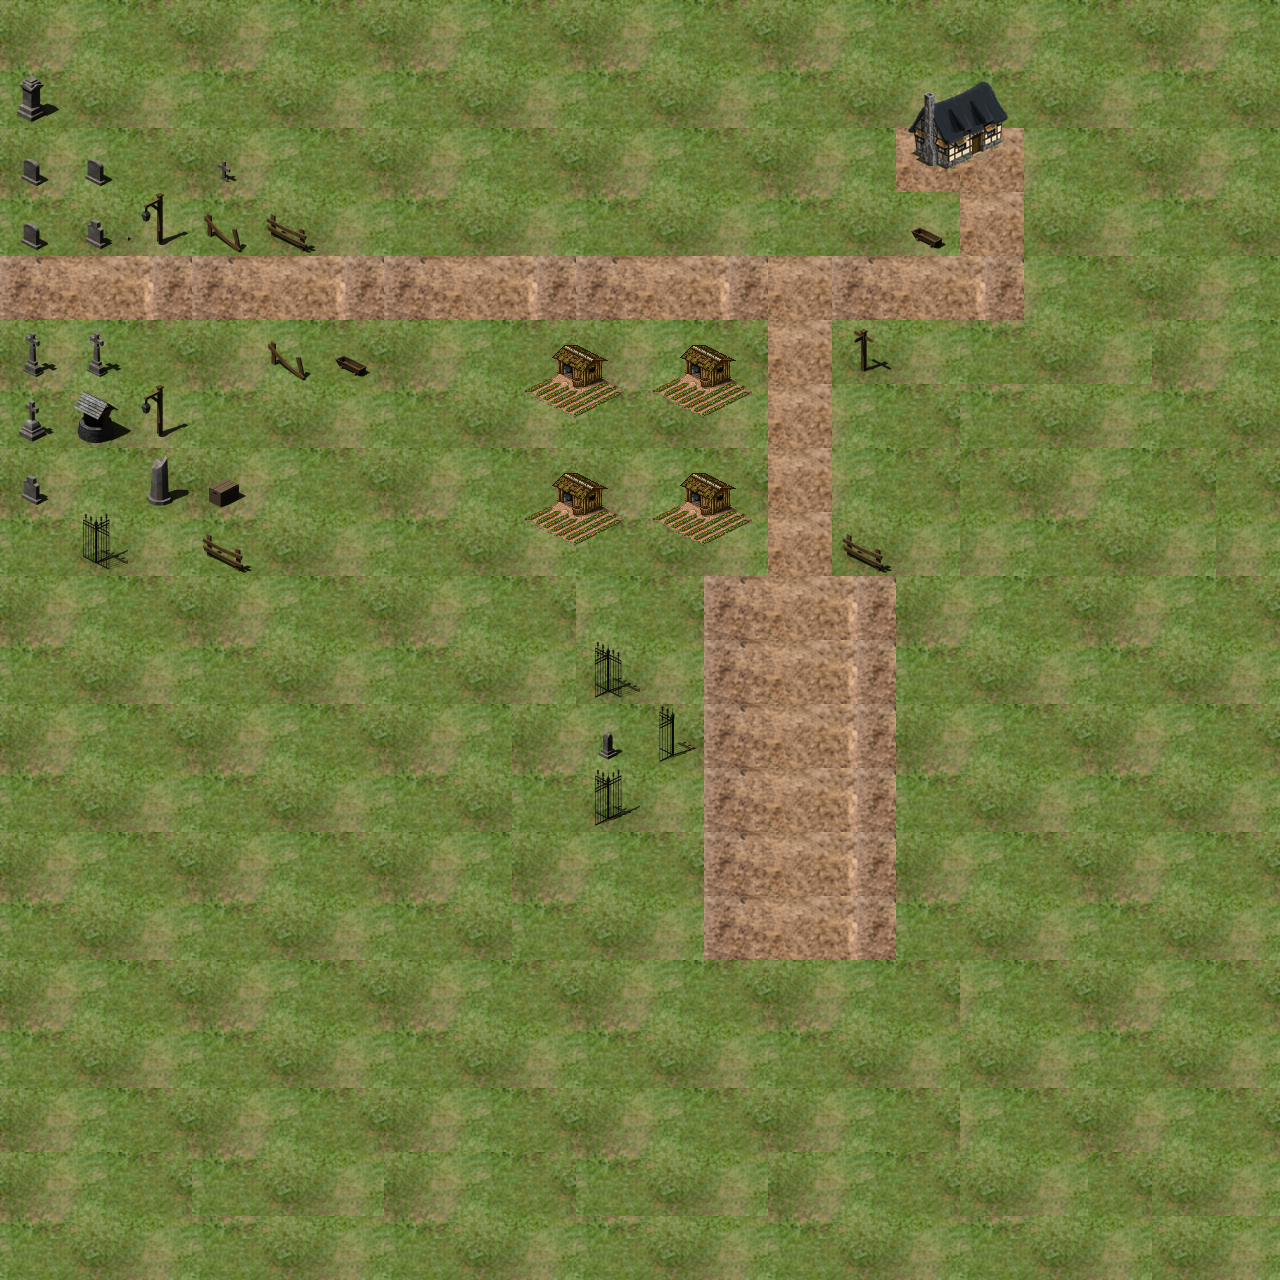

This game map was drawn from its Tiled (.tmx) file and the tilesets committed beside it. A one-line description and the trimmed map source follow:
An orthogonal 20x20 tile map with 64x64 px tiles, 4 tile layers (Ground, Graveyard, Farms, House), 4 tilesets and 2 objects.

<map version="1.0" orientation="orthogonal" width="20" height="20" tilewidth="64" tileheight="64">
 <tileset firstgid="1" name="terrain2" tilewidth="64" tileheight="64">
  <image source="../tilesets/terrain2.png" trans="736db5" width="192" height="413" />
  <tile id="0">
   <properties>
    <property name="free" value="true" />
   </properties>
  </tile>
  <tile id="1">
   <properties>
    <property name="free" value="true" />
   </properties>
  </tile>
  <tile id="2">
   <properties>
    <property name="free" value="true" />
   </properties>
  </tile>
  <tile id="3">
   <properties>
    <property name="free" value="true" />
   </properties>
  </tile>
  <tile id="4">
   <properties>
    <property name="free" value="true" />
   </properties>
  </tile>
  <tile id="5">
   <properties>
    <property name="free" value="true" />
   </properties>
  </tile>
  <tile id="9">
   <properties>
    <property name="free" value="true" />
   </properties>
  </tile>
  <tile id="10">
   <properties>
    <property name="free" value="true" />
   </properties>
  </tile>
  <tile id="11">
   <properties>
    <property name="free" value="true" />
   </properties>
  </tile>
 </tileset>
 <tileset firstgid="19" name="English_Farm-icon" tilewidth="64" tileheight="64">
  <image source="../tilesets/English_Farm-icon.png" trans="736db5" width="128" height="128" />
 </tileset>
 <tileset firstgid="23" name="farm_by_ixumanu__r197850541" tilewidth="64" tileheight="64">
  <image source="../tilesets/farm_by_ixumanu__r197850541.png" trans="736db5" width="128" height="128" />
 </tileset>
 <tileset firstgid="27" name="fence_512" tilewidth="64" tileheight="64">
  <image source="../tilesets/fence_512.png" trans="736db5" width="512" height="320" />
 </tileset>
 <layer name="Ground" width="20" height="20">
  <data>[400 cells, 400 non-empty, 9 distinct tile ids]</data>
 </layer>
 <layer name="Graveyard" width="20" height="20">
  <data>[400 cells, 28 non-empty, 19 distinct tile ids]</data>
 </layer>
 <layer name="Farms" width="20" height="20">
  <data>[400 cells, 16 non-empty, 4 distinct tile ids]</data>
 </layer>
 <layer name="House" width="20" height="20">
  <data>[400 cells, 4 non-empty, 4 distinct tile ids]</data>
 </layer>
 <objectgroup name="Grilles" width="20" height="20">
  <object gid="28" x="194" y="448" />
  <object gid="36" x="168" y="461" />
 </objectgroup>
</map>